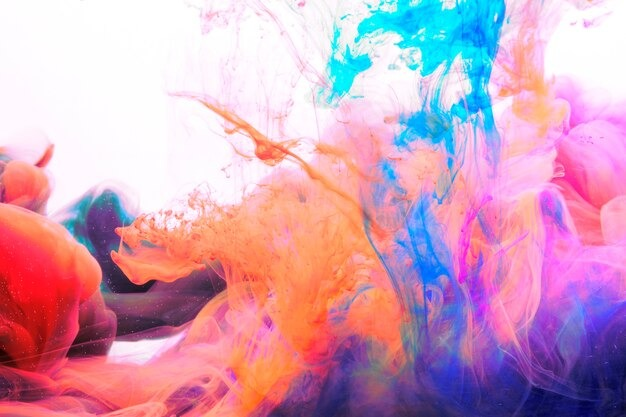
#> input picture taller01/images/color.jpeg, 626 x 417 px
$ python 05.py
#> lines starting #> are read from the running program, lines starting #| are printed output that depends on the picture
import cv2
import matplotlib.pyplot as plt

def mi_escala_grises(img_rgb):
    """
    Convierte una imagen RGB a escala de grises.

    Proceso:
        - Separa los canales R, G y B.
        - Aplica una combinacion ponderada para aproximar la luminancia.

    Parametros:
        - img_rgb: imagen de entrada con tres canales (altura x ancho x 3).

    Retorna:
        - Imagen en escala de grises (uint8) con un solo canal.
    """
    R = img_rgb[:, :, 0]
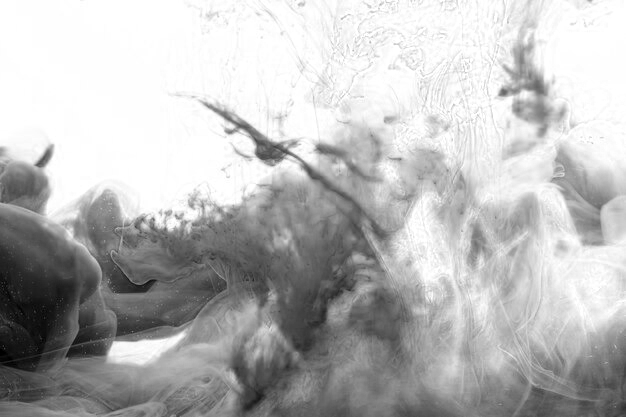
#> R: shape (417, 626); min 0, max 255, mean 185
    G = img_rgb[:, :, 1]
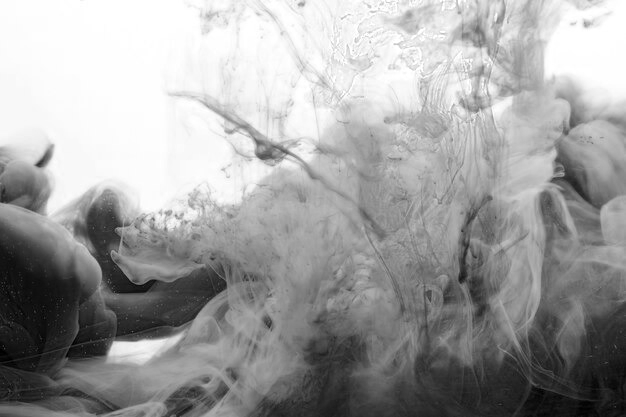
#> G: shape (417, 626); min 0, max 255, mean 160
    B = img_rgb[:, :, 2]
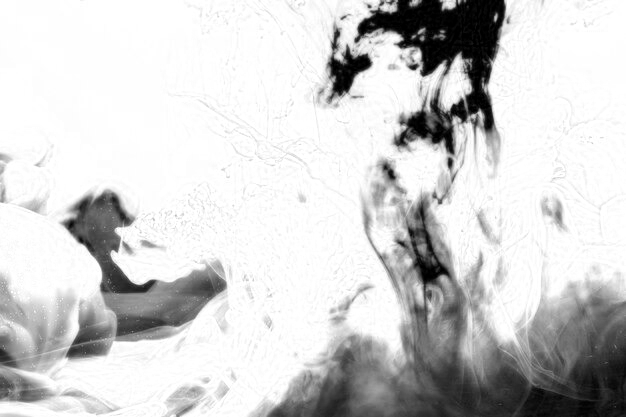
#> B: shape (417, 626); min 0, max 255, mean 207.9

    # Ponderacion clasica de luminancia para cada canal
    gray = 0.299 * R + 0.587 * G + 0.114 * B
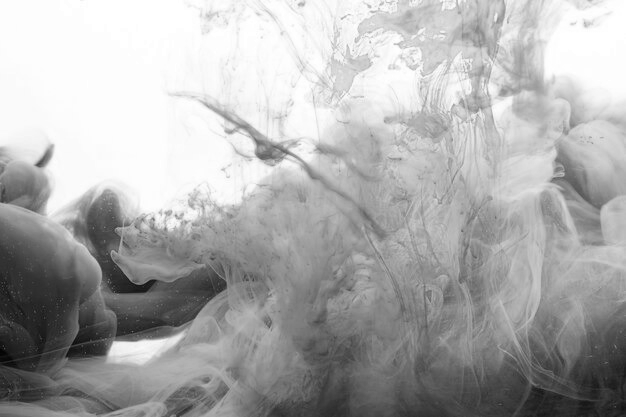
#> gray: shape (417, 626) float64; min 4.24, max 255, mean 173
    return gray.astype('uint8')
img = mi_escala_grises(cv2.imread('images/color.jpeg'))

img_rgb = cv2.cvtColor(img, cv2.COLOR_BGR2RGB)

# Mostrar la imagen utilizando matplotlib (para trabajar con RGB)
plt.imshow(img_rgb)
plt.axis('off')  # Ocultar los ejes
plt.show()
